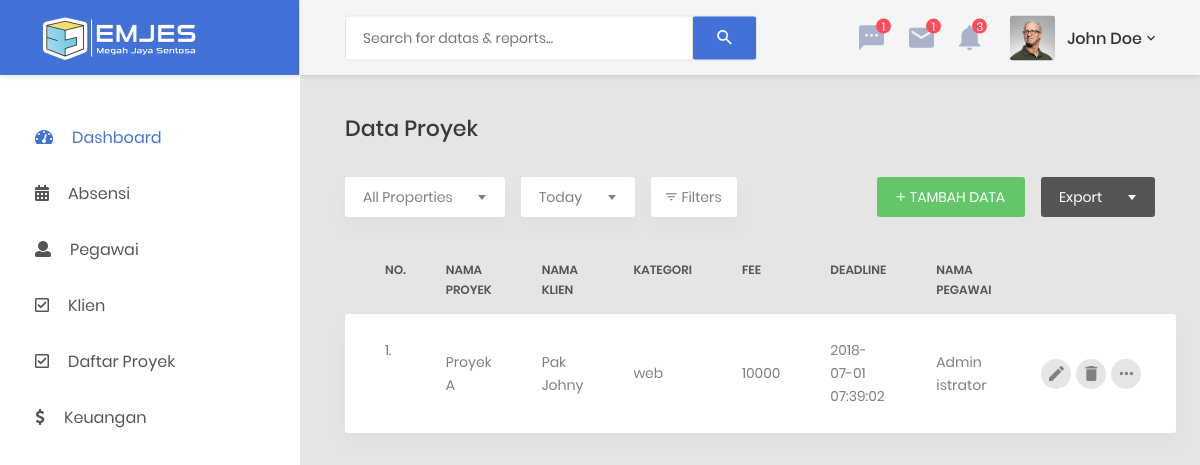
The app's page /index.php/daftarproyek with its own data.
### tables this page shows
CREATE TABLE `proyek`  (
  `idProyek` int(11) NOT NULL AUTO_INCREMENT,
  `idKlien` int(11) NULL DEFAULT NULL,
  `namaProyek` varchar(100) NULL DEFAULT NULL,
  `idKategori` int(11) NULL DEFAULT NULL,
  `fee` bigint(20) NULL DEFAULT NULL,
  `deadline` datetime(0) NULL DEFAULT NULL ON UPDATE CURRENT_TIMESTAMP(0),
  `idPegawai` int(11) NULL DEFAULT NULL,
  PRIMARY KEY (`idProyek`) USING BTREE,
  INDEX `idKategori`(`idKategori`) USING BTREE,
  INDEX `idPegawai`(`idPegawai`) USING BTREE,
  INDEX `idKlien`(`idKlien`) USING BTREE,
  CONSTRAINT `proyek_ibfk_2` FOREIGN KEY (`idKategori`) REFERENCES `kategori` (`idKategori`) ON DELETE NO ACTION ON UPDATE NO ACTION,
  CONSTRAINT `proyek_ibfk_3` FOREIGN KEY (`idKlien`) REFERENCES `klien` (`idKlien`) ON DELETE NO ACTION ON UPDATE NO ACTION
);

CREATE TABLE `klien`  (
  `idKlien` int(11) NOT NULL AUTO_INCREMENT,
  `namaKlien` varchar(32) NULL DEFAULT NULL,
  `noTelp` varchar(15) NULL DEFAULT NULL,
  `email` varchar(255) NULL DEFAULT NULL,
  `alamat` tinytext NULL,
  PRIMARY KEY (`idKlien`) USING BTREE
);

CREATE TABLE `kategori`  (
  `idKategori` int(11) NOT NULL,
  `namaKategori` varchar(32) NULL DEFAULT NULL,
  `statusKategori` smallint(1) NULL DEFAULT 1,
  PRIMARY KEY (`idKategori`) USING BTREE
);

CREATE TABLE `users`  (
  `id` int(11) UNSIGNED NOT NULL AUTO_INCREMENT,
  `ip_address` varchar(45) NOT NULL,
  `username` varchar(100) NULL DEFAULT NULL,
  `password` varchar(255) NOT NULL,
  `salt` varchar(255) NULL DEFAULT NULL,
  `email` varchar(254) NOT NULL,
  `activation_code` varchar(40) NULL DEFAULT NULL,
  `forgotten_password_code` varchar(40) NULL DEFAULT NULL,
  `forgotten_password_time` int(11) UNSIGNED NULL DEFAULT NULL,
  `remember_code` varchar(40) NULL DEFAULT NULL,
  `created_on` int(11) UNSIGNED NOT NULL,
  `last_login` int(11) UNSIGNED NULL DEFAULT NULL,
  `active` tinyint(1) UNSIGNED NULL DEFAULT NULL,
  `first_name` varchar(50) NULL DEFAULT NULL,
  `last_name` varchar(50) NULL DEFAULT NULL,
  `company` varchar(100) NULL DEFAULT NULL,
  `phone` varchar(20) NULL DEFAULT NULL,
  PRIMARY KEY (`id`) USING BTREE
);

### application/controllers/Daftarproyek.php (called while the page is built, shortened)
<?php
class Daftarproyek extends CI_Controller
{
	public function __construct()
	{
		$this->load->model('M_daftarproyek');
		$this->load->model('M_klien');
	}
	public function index()
	{
		$data['title'] = 'Daftar Proyek';
		$data['proyek'] = $this->M_daftarproyek->getAll()->result();
		$data['klien'] = $this->M_klien->getAll()->result();
		$this->load->view('template/header', $data);
		$this->load->view('template/mobile_header', $data);
		$this->load->view('template/desktop_header', $data);
		$this->load->view('template/header_content', $data);
		$this->load->view('daftarproyek');
		$this->load->view('template/footer');
	}
}

### index.php (called while the page is built, shortened)
<?php
require_once BASEPATH.'core/CodeIgniter.php';

### application/models/M_daftarproyek.php (called while the page is built, shortened)
<?php
class M_daftarproyek extends CI_Model
{
	function getAll()
	{
		$this->db->select('*');
		$this->db->from('proyek');
		$this->db->join('klien','proyek.idKlien = klien.idKlien');
		$this->db->join('kategori', 'proyek.idKategori = kategori.idKategori');
		$this->db->join('users','proyek.idPegawai = users.id');
		$this->db->where('idProyek !=',1);
		return $this->db->get();
	}
}

### application/views/daftarproyek.php (the view, shortened to what this page needs)
<div class="main-content">
    <div class="section__content section__content--p30">
        <div class="container-fluid">
            <div class="row">
                <div class="col-md-12">
                    <h3 class="title-5 m-b-35">Data Proyek</h3>
                    <div class="table-data__tool">
                        <div class="table-data__tool-left">
                            <div class="rs-select2--light rs-select2--md">
                            </div>
                            <div class="rs-select2--light rs-select2--sm">
                            </div>
                            <button class="au-btn-filter">
                                <i class="zmdi zmdi-filter-list"></i>filters
                            </button>
                        </div>
                        <div class="table-data__tool-right">
                            <button class="au-btn au-btn-icon au-btn--green au-btn--small" data-toggle="modal" data-target="#tambahData">
                                <i class="zmdi zmdi-plus"></i>tambah data
                            </button>
                            <div class="rs-select2--dark rs-select2--sm rs-select2--dark2">
                            </div>
                        </div>
                    </div>
                    <div class="table-responsive table-responsive-data2">
                        <table class="table table-data2">
                            <thead>
                            <tr>
                                <th>no.</th>
                                <th>nama proyek</th>
                                <th>nama klien</th>
                                <th>kategori</th>
                                <th>fee</th>
                                <th>deadline</th>
                                <th>nama pegawai</th>
                            </tr>
                            </thead>
                            <tbody>
	<?php
	$i=0;
	foreach ($proyek as $p) {
		$i++;
		?>
		<tr class="tr-shadow">
			<td><?= $i.'.' ?></td>
			<td><?= $p->namaProyek ?></td>
			<td><?= $p->namaKlien ?></td>
			<td><?= $p->namaKategori ?></td>
			<td><?= $p->fee ?></td>
			<td><?= $p->deadline ?></td>
			<td><?= $p->first_name . ' ' . $p->last_name ?></td>
			<td>
				<div class="table-data-feature">
					<button class="item"
							title="Edit" data-toggle="modal"
							data-target="#editData-<?= $p->idProyek ?>">
						<i class="zmdi zmdi-edit"></i>
					</button>
					<button class="item" data-toggle="tooltip" data-placement="top"
							title="Delete"
							onclick="window.location.href='<?= base_url() . "daftarproyek/hapus/" . $p->idProyek ?>'">
						<i class="zmdi zmdi-delete"></i>
					</button>
					<button class="item" data-toggle="tooltip" data-placement="top"
							title="More">
						<i class="zmdi zmdi-more"></i>
					</button>
				</div>
			</td>
		</tr>
		<tr class="spacer"></tr>
		<?php
	}
	?>
                            </tbody>
                        </table>
                    </div>
                </div>
            </div>
        </div>
    </div>
</div>

### records on screen
proyek: namaProyek "Proyek A", idKlien.namaKlien "Pak Johny", idKategori.namaKategori "web", fee "10000", deadline "2018-07-01 07:39:02", users.first_name "Admin", users.last_name "istrator"
